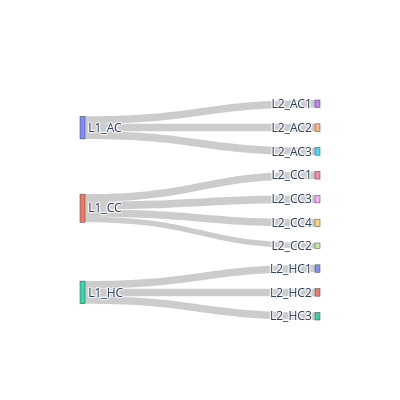

Source (notebook cell):
### Code cell
lst = [adata_t.obs['condition'], adata_t.obs['sample']]
plot_sankey(lst, title=None, fs=12, WH=(400, 400), th=30, title_y=0.85 )

### Figure 1 — Plotly figure (JSON) as saved in the notebook; plotly's stock layout.template omitted (floating-point values rounded to 4 significant figures)
{"data": [{"link": {"source": [0, 0, 0, 1, 1, 1, 1, 2, 2, 2], "target": [3, 4, 5, 6, 7, 8, 9, 10, 11, 12], "value": [4000, 3998, 4000, 4000, 2908, 4000, 4000, 3998, 3999, 3997]}, "node": {"label": ["L1_AC", "L1_CC", "L1_HC", "L2_AC1", "L2_AC2", "L2_AC3", "L2_CC1", "L2_CC2", "L2_CC3", "L2_CC4", "L2_HC1", "L2_HC2", "L2_HC3"], "pad": 50, "thickness": 5}, "type": "sankey"}], "layout": {"height": 400, "width": 400}}
